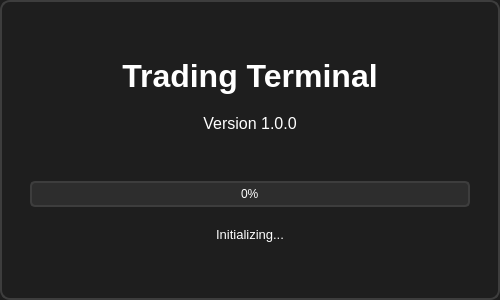
<?xml version="1.0" encoding="UTF-8"?>
<ui version="4.0">
 <class>SplashScreen</class>
 <widget class="QWidget" name="SplashScreen">
  <property name="geometry">
   <rect>
    <x>0</x>
    <y>0</y>
    <width>500</width>
    <height>300</height>
   </rect>
  </property>
  <property name="windowTitle">
   <string>Loading...</string>
  </property>
  <property name="styleSheet">
   <string notr="true">
QWidget#SplashScreen {
    background-color: #1e1e1e;
    border: 2px solid #3d3d3d;
    border-radius: 10px;
}

QLabel {
    color: #ffffff;
}

QProgressBar {
    border: 2px solid #3d3d3d;
    border-radius: 5px;
    text-align: center;
    background-color: #2d2d2d;
    color: #ffffff;
}

QProgressBar::chunk {
    background-color: qlineargradient(
        x1:0, y1:0, x2:1, y2:0,
        stop:0 #00aaff, stop:1 #0077cc
    );
    border-radius: 3px;
}
   </string>
  </property>
  <layout class="QVBoxLayout" name="verticalLayout">
   <property name="spacing">
    <number>20</number>
   </property>
   <property name="leftMargin">
    <number>30</number>
   </property>
   <property name="topMargin">
    <number>30</number>
   </property>
   <property name="rightMargin">
    <number>30</number>
   </property>
   <property name="bottomMargin">
    <number>30</number>
   </property>
   <item>
    <spacer name="verticalSpacer">
     <property name="orientation">
      <enum>Qt::Vertical</enum>
     </property>
     <property name="sizeHint" stdset="0">
      <size>
       <width>20</width>
       <height>40</height>
      </size>
     </property>
    </spacer>
   </item>
   <item>
    <widget class="QLabel" name="labelTitle">
     <property name="font">
      <font>
       <pointsize>24</pointsize>
       <weight>75</weight>
       <bold>true</bold>
      </font>
     </property>
     <property name="text">
      <string>Trading Terminal</string>
     </property>
     <property name="alignment">
      <set>Qt::AlignCenter</set>
     </property>
    </widget>
   </item>
   <item>
    <widget class="QLabel" name="labelVersion">
     <property name="font">
      <font>
       <pointsize>12</pointsize>
      </font>
     </property>
     <property name="text">
      <string>Version 1.0.0</string>
     </property>
     <property name="alignment">
      <set>Qt::AlignCenter</set>
     </property>
    </widget>
   </item>
   <item>
    <spacer name="verticalSpacer_2">
     <property name="orientation">
      <enum>Qt::Vertical</enum>
     </property>
     <property name="sizeHint" stdset="0">
      <size>
       <width>20</width>
       <height>40</height>
      </size>
     </property>
    </spacer>
   </item>
   <item>
    <widget class="QProgressBar" name="progressBar">
     <property name="value">
      <number>0</number>
     </property>
     <property name="textVisible">
      <bool>true</bool>
     </property>
    </widget>
   </item>
   <item>
    <widget class="QLabel" name="labelStatus">
     <property name="font">
      <font>
       <pointsize>10</pointsize>
      </font>
     </property>
     <property name="text">
      <string>Initializing...</string>
     </property>
     <property name="alignment">
      <set>Qt::AlignCenter</set>
     </property>
    </widget>
   </item>
   <item>
    <spacer name="verticalSpacer_3">
     <property name="orientation">
      <enum>Qt::Vertical</enum>
     </property>
     <property name="sizeHint" stdset="0">
      <size>
       <width>20</width>
       <height>40</height>
      </size>
     </property>
    </spacer>
   </item>
  </layout>
 </widget>
 <resources/>
 <connections/>
</ui>
